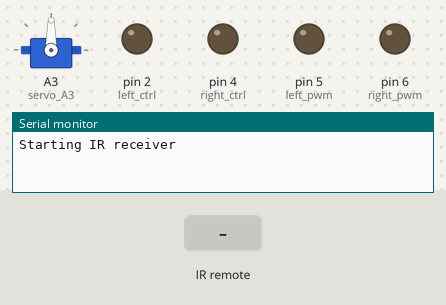
This sketch was run on a simulated Arduino Uno, built with avr-gcc and run on an emulated ATmega328P. On the bench: servo, output pins drawn as LEDs (lit = HIGH), the last lines printed to the serial monitor. Inputs (shaded band) come from the test bench. Pins used as bus, display or sensor lines are not drawn.

Above: at 1.5 s.
1.6 s: infrared code 0x46 received
At 2.1 s:
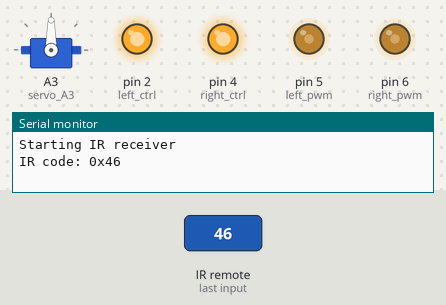
3.1 s: infrared code 0x15 received
At 4.3 s:
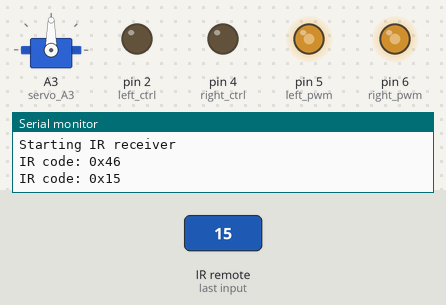
4.6 s: infrared code 0x44 received
At 5.6 s:
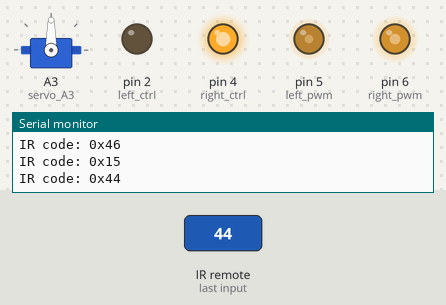
6.1 s: infrared code 0x43 received
At 6.7 s:
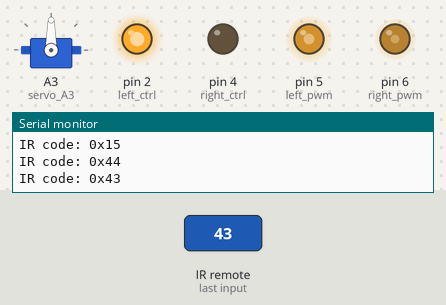
Timing chart, 0 to 8.6 s (numbered marks = the images above; inputs shaded):
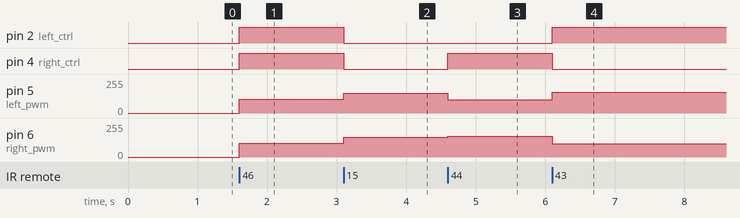

Measured:
- after the input at 1.6 s, pin 2 (left_ctrl), pin 4 (right_ctrl): LOW → HIGH at once; pin 5 (left_pwm), pin 6 (right_pwm): 0/255 → 105/255 at once
- after the input at 3.1 s, pin 2 (left_ctrl), pin 4 (right_ctrl): HIGH → LOW at once; pin 5 (left_pwm), pin 6 (right_pwm): 105/255 → 150/255 at once
- after the input at 4.6 s, pin 4 (right_ctrl): LOW → HIGH at once; pin 5 (left_pwm): 150/255 → 100/255 at once; pin 6 (right_pwm): 150/255 → 155/255 at once
- after the input at 6.1 s, pin 2 (left_ctrl): LOW → HIGH at once; pin 4 (right_ctrl): HIGH → LOW at once; pin 5 (left_pwm): 100/255 → 155/255 at once; pin 6 (right_pwm): 155/255 → 100/255 at once

The sketch:

lesson_14_IR_remote_Control_Car.ino
```cpp
#include <Arduino.h>
#include <IRremote.h>
#include <Servo.h>

#define SCL_Pin  A5
#define SDA_Pin  A4

unsigned char start01[] = {0x01,0x02,0x04,0x08,0x10,0x20,0x40,0x80,0x80,0x40,0x20,0x10,0x08,0x04,0x02,0x01};
unsigned char front[] = {0x00,0x00,0x00,0x00,0x00,0x24,0x12,0x09,0x12,0x24,0x00,0x00,0x00,0x00,0x00,0x00};
unsigned char back[] = {0x00,0x00,0x00,0x00,0x00,0x24,0x48,0x90,0x48,0x24,0x00,0x00,0x00,0x00,0x00,0x00};
unsigned char left[] = {0x00,0x00,0x00,0x00,0x00,0x00,0x44,0x28,0x10,0x44,0x28,0x10,0x44,0x28,0x10,0x00};
unsigned char right[] = {0x00,0x10,0x28,0x44,0x10,0x28,0x44,0x10,0x28,0x44,0x00,0x00,0x00,0x00,0x00,0x00};
unsigned char STOP01[] = {0x2E,0x2A,0x3A,0x00,0x02,0x3E,0x02,0x00,0x3E,0x22,0x3E,0x00,0x3E,0x0A,0x0E,0x00};
unsigned char clear[] = {0x00,0x00,0x00,0x00,0x00,0x00,0x00,0x00,0x00,0x00,0x00,0x00,0x00,0x00,0x00,0x00};

int left_ctrl = 2;
int left_pwm = 5;
int right_ctrl = 4;
int right_pwm = 6;

Servo servo_A3;

void setup() {
  Serial.begin(9600);
  Serial.println("Starting IR receiver");
  IrReceiver.begin(3, ENABLE_LED_FEEDBACK); // Pin 3 IR receiver

  pinMode(left_ctrl, OUTPUT);
  pinMode(left_pwm, OUTPUT);
  pinMode(right_ctrl, OUTPUT);
  pinMode(right_pwm, OUTPUT);

  servo_A3.attach(A3);
  servo_A3.write(90);

  delay(300);

  pinMode(SCL_Pin, OUTPUT);
  pinMode(SDA_Pin, OUTPUT);
  matrix_display(clear);
  matrix_display(start01);
}

void loop() {
  if (IrReceiver.decode()) {
    unsigned long irr_val = IrReceiver.decodedIRData.command; // usa .command o .value según el protocolo
    Serial.print("IR code: 0x");
    Serial.println(irr_val, HEX);

    switch (irr_val) {
      case 0x46: // adelante (El cambio esta en el codigo case 0xFF629D)
        car_front();
        matrix_display(clear);
        matrix_display(front);
        break;
      case 0x15: // atrás (El cambio esta en el codigo case 0xFFA857)
        car_back();
        matrix_display(clear);
        matrix_display(back);
        break;
      case 0x44: // izquierda (El cambio esta en el codigo case 0xFF22DD)
        car_left();
        matrix_display(clear);
        matrix_display(left);
        break;
      case 0x43: // derecha (El cambio esta en el codigo case 0xFFC23D)
        car_right();
        matrix_display(clear);
        matrix_display(right);
        break;
      case 0x40: // stop (El cambio esta en el codigo case 0xFF02FD)
        car_Stop();
        matrix_display(clear);
        matrix_display(STOP01);
        break;
    }
    IrReceiver.resume();
  }
}

void car_front() {
  digitalWrite(left_ctrl, HIGH);
  analogWrite(left_pwm, 105);
  digitalWrite(right_ctrl, HIGH);
  analogWrite(right_pwm, 105);
}

void car_back() {
  digitalWrite(left_ctrl, LOW);
  analogWrite(left_pwm, 150);
  digitalWrite(right_ctrl, LOW);
  analogWrite(right_pwm, 150);
}

void car_left() {
  digitalWrite(left_ctrl, LOW);
  analogWrite(left_pwm, 100);
  digitalWrite(right_ctrl, HIGH);
  analogWrite(right_pwm, 155);
}

void car_right() {
  digitalWrite(left_ctrl, HIGH);
  analogWrite(left_pwm, 155);
  digitalWrite(right_ctrl, LOW);
  analogWrite(right_pwm, 100);
}

void car_Stop() {
  digitalWrite(left_ctrl, LOW);
  analogWrite(left_pwm, 0);
  digitalWrite(right_ctrl, LOW);
  analogWrite(right_pwm, 0);
}

// Matriz LED funciones originales (sin cambios)

void matrix_display(unsigned char matrix_value[]) {
  IIC_start();
  IIC_send(0xc0);
  for (int i = 0; i < 16; i++) {
    IIC_send(matrix_value[i]);
  }
  IIC_end();
  IIC_start();
  IIC_send(0x8A);
  IIC_end();
}

void IIC_start() {
  digitalWrite(SDA_Pin, HIGH);
  digitalWrite(SCL_Pin, HIGH);
  delayMicroseconds(3);
  digitalWrite(SDA_Pin, LOW);
  delayMicroseconds(3);
  digitalWrite(SCL_Pin, LOW);
}

void IIC_end() {
  digitalWrite(SCL_Pin, LOW);
  digitalWrite(SDA_Pin, LOW);
  delayMicroseconds(3);
  digitalWrite(SCL_Pin, HIGH);
  delayMicroseconds(3);
  digitalWrite(SDA_Pin, HIGH);
  delayMicroseconds(3);
}

void IIC_send(unsigned char send_data) {
  for (byte mask = 0x01; mask != 0; mask <<= 1) {
    digitalWrite(SDA_Pin, (send_data & mask) ? HIGH : LOW);
    delayMicroseconds(3);
    digitalWrite(SCL_Pin, HIGH);
    delayMicroseconds(3);
    digitalWrite(SCL_Pin, LOW);
  }
}
```
